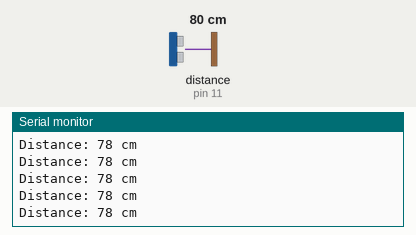
Simulated run of this sketch. Board: Arduino Nano, built with avr-gcc and run on an emulated ATmega328P. Parts: the last lines printed to the serial monitor. Wiring (inferred from the names in the program): ultrasonic range finder: trigger pin 10; echo pin 11. Inputs (shaded band) come from the test bench; at power-on: distance to the obstacle (sensor on pin 11) 80 cm. The echo pulse lasts 58.3 µs per cm.

Above: at 1.2 s.
1.3 s: distance to the obstacle (sensor on pin 11) set to 2 cm
At 2.0 s:
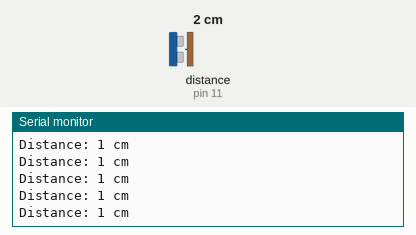
4.3 s: distance to the obstacle (sensor on pin 11) set to 120 cm
At 5.1 s:
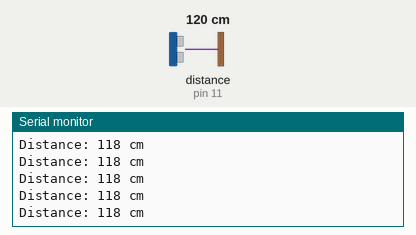
7.3 s: distance to the obstacle (sensor on pin 11) set to 4 cm
At 8.3 s:
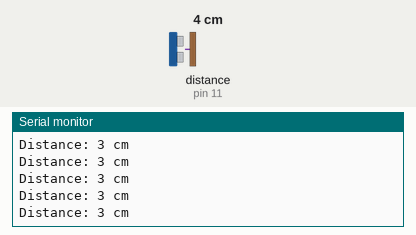
10.3 s: distance to the obstacle (sensor on pin 11) set to 18 cm
At 11.2 s:
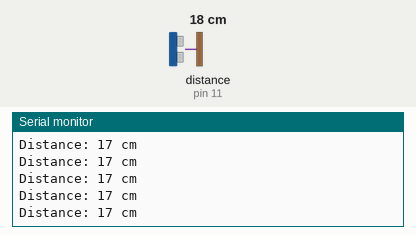
19.3 s: distance to the obstacle (sensor on pin 11) set to 9 cm
At 20.1 s:
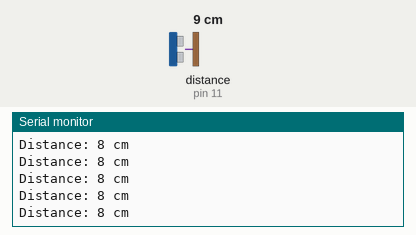
Timing chart, 0 to 22.3 s (numbered marks = the images above; inputs shaded):
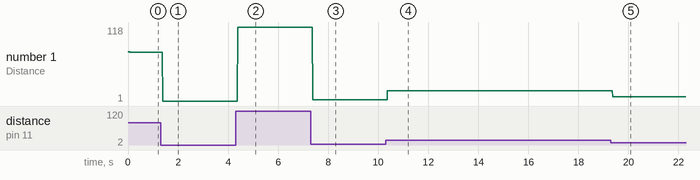

The sketch:

inspire_ultrasonic_bottom.ino
```cpp
/*
  INNOVATOR INTERNATIONAL (PVT)LTD.
  https://www.innovator.lk/
  ------------------------------------------------------------------
  Development Platform : Inspire 1.0
  (Arduino development platform)
  ------------------------------------------------------------------
  hc-sr04 Ultrasonic Distance Sensor Example.
  ------------------------------------------------------------------
  Hardware setup :
  plug a Arduino nano board in to the inspre top development board.
  turn on power switch of the top development board.

  connect ECHO PIN to Arduino Digital PIN-> 11(D11)
  connect TRIG PIN to Arduino Digital PIN-> 10(D10)
  ------------------------------------------------------------------
  22 march 2021
*/

int ECHO = 11;// the number of the ECHO pin.

int TRIG = 10;// the number of the TRIG pin.


long duration; //a variable to hold the duration of sound wave travel value.

int distance; //a variable to hold the distance measurement value.

void setup() {
  pinMode(TRIG, OUTPUT); //initializing TRIG pin as a output pin.

  pinMode(ECHO, INPUT); //initializing ECHO pin as a input pin.

  Serial.begin(9600); //starting serial communication between arduino and computer.
}
void loop() {
  // making the TRIG pin LOW for 2 microseconds.
  digitalWrite(TRIG, LOW);
  delayMicroseconds(2);

  // making the TRIG pin HIGH for 10 microseconds.
  digitalWrite(TRIG, HIGH);
  delayMicroseconds(10);
  digitalWrite(TRIG, LOW);

  // reads the ECHO pin value and returns the sound wave travel time in microseconds.
  duration = pulseIn(ECHO, HIGH);
  // calculating the distance.
  distance = duration * 0.034 / 2; //speed of sound wave divided by 2 (to go forward and reflect on something and come back).

  // displays the calculated distance in the serial monitor.
  Serial.print("Distance: ");
  Serial.print(distance);
  Serial.println(" cm");
}
```

Measured:
- after the input at 1.3 s, the serial monitor: prints a new line after 0.08 s (image 1)
- after the input at 4.3 s, the serial monitor: prints a new line after 0.08 s (image 2)
- after the input at 7.3 s, the serial monitor: prints a new line after 0.07 s (image 3)
- after the input at 10.3 s, the serial monitor: prints a new line after 0.07 s (image 4)
- after the input at 19.3 s, the serial monitor: prints a new line after 0.07 s (image 5)
- plotted number 1: 78 → 1 after the input at 1.3 s, 1 → 118 after the input at 4.3 s, 118 → 3 after the input at 7.3 s, 3 → 17 after the input at 10.3 s, 17 → 8 after the input at 19.3 s
